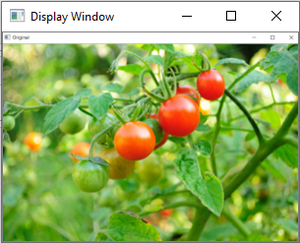
#> input picture input_image/tomato.png, 300 x 243 px
$ jupyter execute 'reading image usingCV2.ipynb'
#> lines starting #> are read from the running program, lines starting #| are printed output that depends on the picture
[cell 1]
import cv2 as cv2
import numpy as np
import matplotlib.pyplot as plt


# read image using cv2 and show using cv2
image_path='./input_image/tomato.png'
image=cv2.imread(image_path,1)
#> image is the input picture: shape (243, 300, 3); mean B, G, R 96.9, 173.9, 147.3
'''
window_name="reading_image_window"
cv2.namedWindow(window_name,cv2.WINDOW_NORMAL)
cv2.resizeWindow(window_name,500,500)
cv2.imshow(window_name,image)
cv2.waitKey(0)
cv2.destroyAllWindows()
'''
cv2.imshow("image_window",image)
cv2.waitKey(0)
cv2.destroyAllWindows()


# read image using cv2 and show using plt
plt.figure(figsize=(50,50))
plt.subplot(2,2,1)
plt.title("read cv2 & show plt",fontsize=50)
plt.imshow(image)


# cv2--BGR to RGB
rgb_image=cv2.cvtColor(image,cv2.COLOR_BGR2RGB)
plt.subplot(2,2,2)
plt.title("BGR to RGB",fontsize=50)
plt.imshow(rgb_image)


# read in grayscale mode
new_image=cv2.imread(image_path,0)#parametar 0 use for taking image grayscale mode
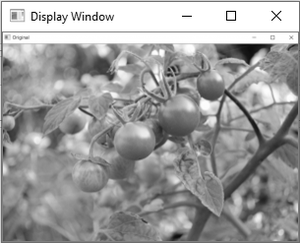
#> new_image: shape (243, 300); min 0, max 255, mean 156.8
plt.subplot(2,2,3)
plt.title("read in grayscale mode",fontsize=50)
plt.imshow(new_image,cmap='gray')

# grayscale image show using cv2
cv2.imshow("Grayscale_window",new_image)
cv2.waitKey(0)
cv2.destroyAllWindows()


plt.savefig("reading_image_usingCV2.jpg")
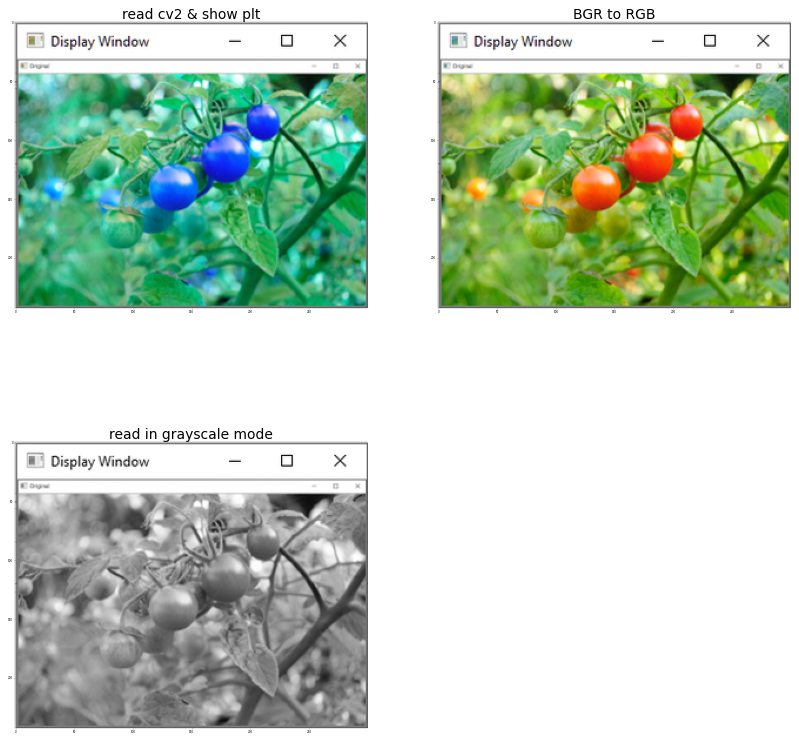
#> figure drawn by matplotlib, 3 panels; B, G, R data is drawn as R, G, B
